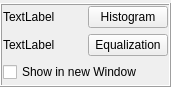
<?xml version="1.0" encoding="UTF-8"?>
<ui version="4.0">
 <class>Histogram</class>
 <widget class="QWidget" name="Histogram">
  <property name="geometry">
   <rect>
    <x>0</x>
    <y>0</y>
    <width>171</width>
    <height>87</height>
   </rect>
  </property>
  <property name="font">
   <font>
    <stylestrategy>PreferAntialias</stylestrategy>
   </font>
  </property>
  <property name="windowTitle">
   <string>Histogram</string>
  </property>
  <layout class="QGridLayout" name="gridLayout_2">
   <property name="leftMargin">
    <number>0</number>
   </property>
   <property name="topMargin">
    <number>3</number>
   </property>
   <property name="rightMargin">
    <number>0</number>
   </property>
   <property name="bottomMargin">
    <number>0</number>
   </property>
   <item row="0" column="0">
    <widget class="QFrame" name="frame">
     <property name="frameShape">
      <enum>QFrame::Box</enum>
     </property>
     <property name="frameShadow">
      <enum>QFrame::Raised</enum>
     </property>
     <layout class="QGridLayout" name="gridLayout">
      <property name="leftMargin">
       <number>1</number>
      </property>
      <property name="topMargin">
       <number>1</number>
      </property>
      <property name="rightMargin">
       <number>1</number>
      </property>
      <property name="bottomMargin">
       <number>1</number>
      </property>
      <item row="0" column="0">
       <layout class="QHBoxLayout" name="horizontalLayout">
        <item>
         <widget class="QLabel" name="label">
          <property name="text">
           <string>TextLabel</string>
          </property>
         </widget>
        </item>
        <item>
         <spacer name="horizontalSpacer">
          <property name="orientation">
           <enum>Qt::Horizontal</enum>
          </property>
          <property name="sizeHint" stdset="0">
           <size>
            <width>17</width>
            <height>20</height>
           </size>
          </property>
         </spacer>
        </item>
        <item>
         <widget class="QPushButton" name="pushButton">
          <property name="text">
           <string>Histogram</string>
          </property>
         </widget>
        </item>
       </layout>
      </item>
      <item row="1" column="0">
       <layout class="QHBoxLayout" name="horizontalLayout_2">
        <item>
         <widget class="QLabel" name="label_2">
          <property name="text">
           <string>TextLabel</string>
          </property>
         </widget>
        </item>
        <item>
         <spacer name="horizontalSpacer_2">
          <property name="orientation">
           <enum>Qt::Horizontal</enum>
          </property>
          <property name="sizeHint" stdset="0">
           <size>
            <width>17</width>
            <height>20</height>
           </size>
          </property>
         </spacer>
        </item>
        <item>
         <widget class="QPushButton" name="pushButton_3">
          <property name="text">
           <string>Equalization</string>
          </property>
         </widget>
        </item>
       </layout>
      </item>
      <item row="2" column="0">
       <widget class="QCheckBox" name="checkBox">
        <property name="text">
         <string>Show in new Window</string>
        </property>
       </widget>
      </item>
     </layout>
    </widget>
   </item>
  </layout>
 </widget>
 <layoutdefault spacing="6" margin="11"/>
 <resources/>
 <connections/>
</ui>
